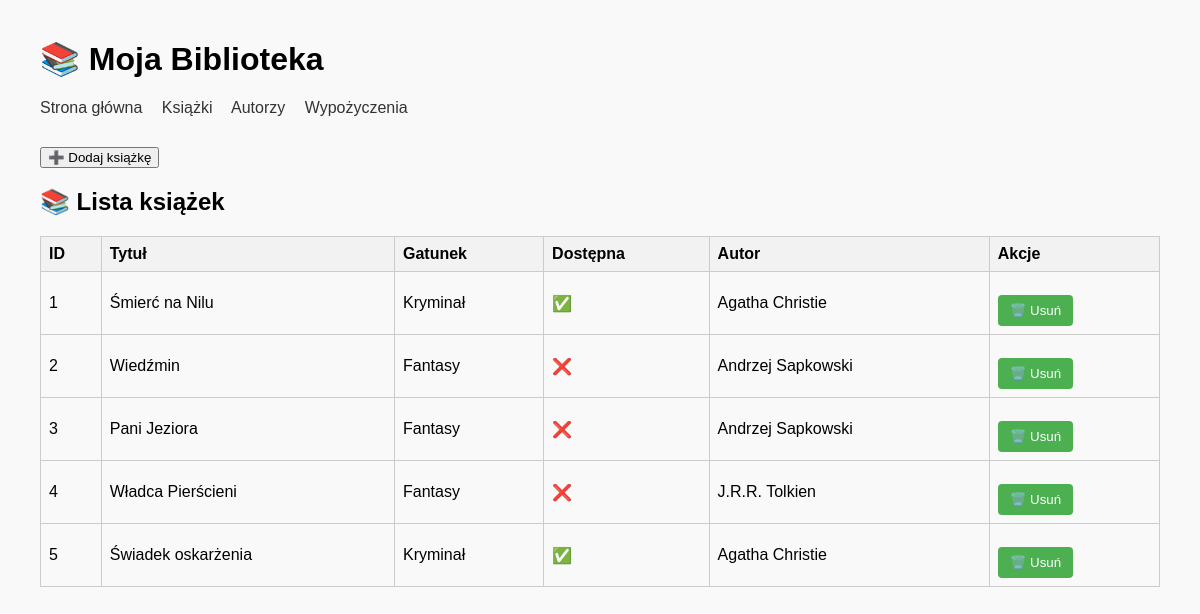
Before: /books with the older database file.
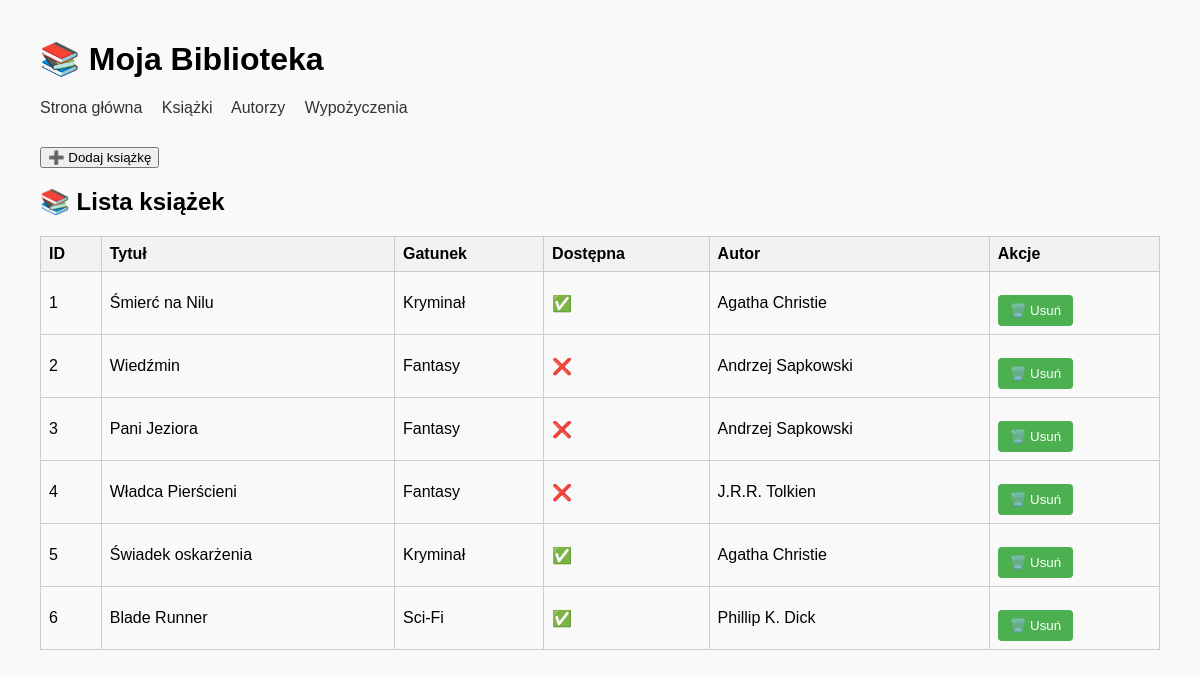
After: the same page with the newer database file.
### app/models.py (models this page shows, shortened)
class Book(db.Model):
    __tablename__ = "books"
    id = db.Column(db.Integer, primary_key=True)
    author_id = db.Column(db.Integer, db.ForeignKey("authors.id"), nullable=False)
    title = db.Column(db.String(200), nullable=False)
    genre = db.Column(db.String(100))
    available = db.Column(db.Boolean, default=True)
    borrowings = db.relationship("Borrowings", backref="book", lazy="dynamic")

class Author(db.Model):
    __tablename__ = "authors"
    id = db.Column(db.Integer, primary_key=True)
    name = db.Column(db.String(100), nullable=False)
    surname = db.Column(db.String(100), nullable=False)
    nationality = db.Column(db.String(100))
    books = db.relationship("Book", backref="author", lazy="dynamic")

### app/routes.py (the view)
@app.route("/books", strict_slashes=False)
def books():
    all_books = Book.query.all()
    return render_template("books.html", books=all_books)

### app/templates/books.html (shortened to what this page needs)
{% extends "base.html" %}
{% block content %}
<a href="{{ url_for('new_book') }}">
    <button>➕ Dodaj książkę</button>
</a>
<h2>📚 Lista książek</h2>
<table>
    <tr>
        <th>ID</th>
        <th>Tytuł</th>
        <th>Gatunek</th>
        <th>Dostępna</th>
        <th>Autor</th>
        <th>Akcje</th>
    </tr>
    {% for book in books %}
    <tr>
        <td>{{ book.id }}</td>
        <td>{{ book.title }}</td>
        <td>{{ book.genre }}</td>
        <td>{{ "✅" if book.available else "❌" }}</td>
        <td>{{ book.author.name }} {{ book.author.surname }}</td>
        <td>
            <form method="POST" action="{{ url_for('delete_book', book_id=book.id) }}" style="display:inline;">
                <button type="submit" onclick="return confirm('Czy na pewno chcesz usunąć tę książkę?')">🗑️
                    Usuń</button>
            </form>
        </td>
    </tr>
    {% endfor %}
</table>
{% endblock %}

### app/templates/base.html (shortened to what this page needs)
<!DOCTYPE html>
<html lang="pl">
<head>
    <link rel="stylesheet" href="{{ url_for('static', filename='style.css') }}">
</head>
<body>
    <header>
        <h1>📚 Moja Biblioteka</h1>
        <nav>
            <a href="/">Strona główna</a>
            <a href="/books">Książki</a>
            <a href="/authors">Autorzy</a>
            <a href="/borrowings">Wypożyczenia</a>
        </nav>
    </header>
    {% block content %}
    {% endblock %}
</body>
</html>

### app/static/style.css (style rules this page uses)
body { font-family: Arial, sans-serif; margin: 40px; background-color: #f9f9f9; }
header { margin-bottom: 30px; }
nav a { margin-right: 15px; text-decoration: none; color: #333; }
form { max-width: 400px; margin-bottom: 30px; }
form button { margin-top: 15px; padding: 8px 12px; background-color: #4CAF50; color: white; border: none; border-radius: 4px; cursor: pointer; }
table { width: 100%; border-collapse: collapse; margin-top: 20px; }
table th, table td { border: 1px solid #ccc; padding: 8px; text-align: left; }
table th { background-color: #f2f2f2; }

Changed rows visible on the page:
added Book: id "6", title "Blade Runner", genre "Sci-Fi", available "✅", author.name "Phillip K.", author.surname "Dick"
